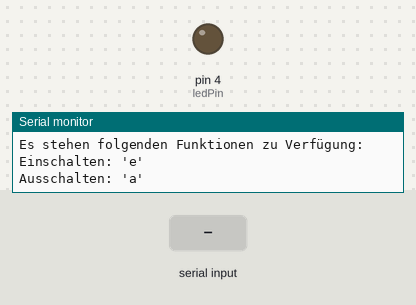
Recording of a sketch running on a simulated Arduino Uno, built with avr-gcc and run on an emulated ATmega328P. On the bench: output pins drawn as LEDs (lit = HIGH), the last lines printed to the serial monitor. The test bench sets the inputs (shaded band).

Above: at 1.2 s.
1.3 s: "e" received over Serial
At 1.8 s:
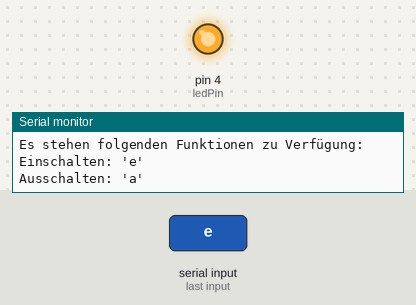
2.8 s: "a" received over Serial
At 4.1 s:
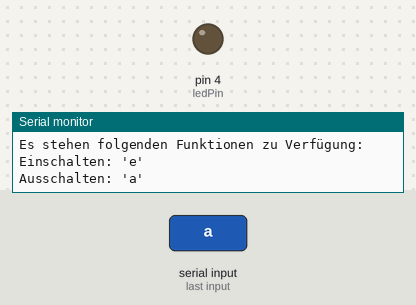
Timing chart, 0 to 5.8 s (numbered marks = the images above; inputs shaded):
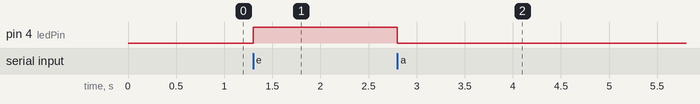

Measured:
- after the input at 1.3 s, pin 4 (ledPin): LOW → HIGH at once
- after the input at 2.8 s, pin 4 (ledPin): HIGH → LOW at once

The sketch:

Serial_Comunication_With_PC.ino
```cpp
/*
   Sehr gerne darf dieser Quellcode kopiert und verändert werden.
   In diesem Beispiel habe ich auf eine Kommentierung verzichtet,
   da im Text alles ausführlich erklärt ist.
*/

int ledPin = 4;

char befehl;

void setup() {
  pinMode(ledPin, OUTPUT);

  Serial.begin(9600); // Aufbau einer seriellen Verbindung

  Serial.println("LED Steuerung");
  Serial.print("Die LED ist an Pin ");
  Serial.print(ledPin);
  Serial.println(" angeschlossen");
}

void loop() {

  Serial.println("Es stehen folgenden Funktionen zu Verfügung:");
  Serial.println("Einschalten: 'e'");
  Serial.println("Ausschalten: 'a'");

  while (befehl != 'e' && befehl != 'a')
  {
    befehl = Serial.read();
  }

  if (befehl == 'e') {
    digitalWrite(ledPin, HIGH);
  }

  if (befehl == 'a') {
    digitalWrite(ledPin, LOW);
  }

  Serial.print("Die LED wurde ");

  if (befehl == 'e') {
    Serial.println("eingeschaltet.");
  }

  if (befehl == 'a') {
    Serial.println("ausgeschaltet.");
  }

  befehl = 'r';

}
```
